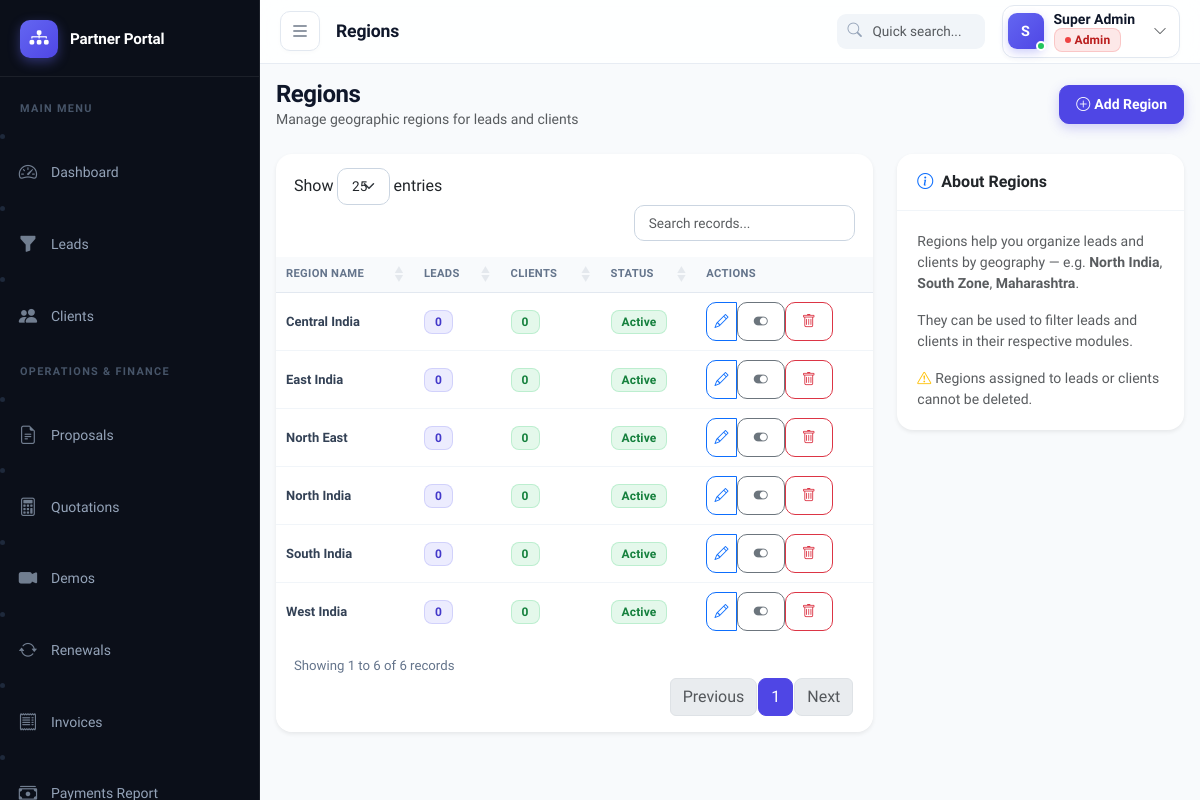
The app's page /modules/regions/index.php (signed in) with its own data.
### tables this page shows
CREATE TABLE IF NOT EXISTS regions (
    id INT PRIMARY KEY AUTO_INCREMENT,
    name VARCHAR(100) NOT NULL,
    code VARCHAR(20),
    status ENUM('active', 'inactive') DEFAULT 'active'
);

### modules/regions/index.php (the view, shortened to what this page needs)
<?php
$db = getDB();
$regions = $db->query("SELECT r.*,
    (SELECT COUNT(*) FROM leads WHERE region_id=r.id) as lead_count,
    (SELECT COUNT(*) FROM clients WHERE region_id=r.id) as client_count
    FROM regions r ORDER BY r.name")->fetchAll();
include __DIR__ . '/../../includes/header.php';
?>
<div class="page-header d-flex justify-content-between align-items-center mb-4">
  <div><h4 class="mb-0">Regions</h4><p class="text-muted small mb-0">Manage geographic regions for leads and clients</p></div>
  <button class="btn btn-primary" data-bs-toggle="modal" data-bs-target="#regionModal">
    <i class="bi bi-plus-circle me-1"></i>Add Region
  </button>
</div>
<div class="row">
  <div class="col-xl-8">
    <div class="card border-0 shadow-sm">
      <div class="card-body p-0">
        <div class="table-responsive">
          <table class="table table-hover mb-0 datatable">
          <thead class="table-light">
            <tr><th>Region Name</th><th>Leads</th><th>Clients</th><th>Status</th><th>Actions</th></tr>
          </thead>
          <tbody>
            <?php foreach ($regions as $r): ?>
            <tr>
              <td class="fw-semibold"><?= htmlspecialchars($r['name']) ?></td>
              <td><span class="badge bg-primary"><?= $r['lead_count'] ?></span></td>
              <td><span class="badge bg-success"><?= $r['client_count'] ?></span></td>
              <td>
                <?php if ($r['status'] === 'active'): ?>
                  <span class="badge bg-success">Active</span>
                <?php else: ?>
                  <span class="badge bg-secondary">Inactive</span>
                <?php endif; ?>
              </td>
              <td>
                <div class="btn-group btn-group-sm">
                  <button class="btn btn-outline-primary"
                          onclick="editRegion(<?= $r['id'] ?>, '<?= htmlspecialchars(addslashes($r['name'])) ?>', '<?= $r['status'] ?>')"
                          title="Edit">
                    <i class="bi bi-pencil"></i>
                  </button>
                  <form method="POST" class="d-inline" onsubmit="return confirm('Toggle status of this region?')">
                    <button type="submit" class="btn btn-outline-secondary" title="Toggle Status"><i class="bi bi-toggle-on"></i></button>
                  </form>
                  <?php if ($r['lead_count'] == 0 && $r['client_count'] == 0): ?>
                  <form method="POST" class="d-inline" onsubmit="return confirm('Delete this region?')">
                    <button type="submit" class="btn btn-outline-danger" title="Delete"><i class="bi bi-trash"></i></button>
                  </form>
                  <?php endif; ?>
                </div>
              </td>
            </tr>
            <?php endforeach; ?>
          </tbody>
        </table>
        </div>
      </div>
    </div>
  </div>
  <div class="col-xl-4">
    <div class="card border-0 shadow-sm">
      <div class="card-header bg-white fw-semibold py-3"><i class="bi bi-info-circle me-2 text-primary"></i>About Regions</div>
      <div class="card-body small text-muted">
        <p>Regions help you organize leads and clients by geography — e.g. <strong>North India</strong>, <strong>South Zone</strong>, <strong>Maharashtra</strong>.</p>
        <p>They can be used to filter leads and clients in their respective modules.</p>
        <p class="mb-0"><i class="bi bi-exclamation-triangle text-warning me-1"></i>Regions assigned to leads or clients cannot be deleted.</p>
      </div>
    </div>
  </div>
</div>
<?php include __DIR__ . '/../../includes/footer.php'; ?>

### assets/css/style.css (style rules this page uses)
:root { --font-primary: 'Plus Jakarta Sans', 'Inter', system-ui, -apple-system, sans-serif; --sidebar-width: 260px; --sidebar-collapsed: 72px; --navbar-height: 64px; --primary: #4f46e5; --primary-hover: #4338ca; --primary-light: #6366f1; --primary-subtle: rgba(99, 102, 241, 0.1); --sidebar-bg: #0b0f19; --sidebar-border: rgba(255, 255, 255, 0.07); --sidebar-hover: rgba(255, 255, 255, 0.06); --sidebar-active-bg: linear-gradient(90deg, rgba(99, 102, 241, 0.18) 0%, rgba(99, 102, 241, 0.03) 100%); --sidebar-active-border: #818cf8; --sidebar-text: #94a3b8; --sidebar-text-active: #ffffff; --body-bg: #f8fafc; --card-shadow: 0 10px 30px -10px rgba(0, 0, 0, 0.05), 0 4px 6px -2px rgba(0, 0, 0, 0.02); --card-shadow-hover: 0 20px 35px -10px rgba(0, 0, 0, 0.09), 0 8px 12px -4px rgba(0, 0, 0, 0.04); }
body { background-color: var(--body-bg); font-family: var(--font-primary); color: #1e293b; overflow-x: hidden; -webkit-font-smoothing: antialiased; }
h1, h2, h3, h4, h5, h6, .h1, .h2, .h3, .h4, .h5, .h6 { font-family: var(--font-primary); font-weight: 700; color: #0f172a; letter-spacing: -0.02em; }
.card { border: 1px solid rgba(226, 232, 240, 0.8); border-radius: 16px; box-shadow: var(--card-shadow); transition: all 0.25s cubic-bezier(0.4, 0, 0.2, 1); background: #ffffff; overflow: hidden; }
.card-header { background-color: #ffffff; border-bottom: 1px solid #f1f5f9; padding: 16px 20px; border-top-left-radius: 16px !important; border-top-right-radius: 16px !important; }
.card-body { padding: 20px; }
.table-responsive { border-radius: inherit; overflow-x: auto !important; -webkit-overflow-scrolling: touch; width: 100% !important; max-width: 100% !important; display: block; }
.card-body.p-0 { overflow-x: auto !important; -webkit-overflow-scrolling: touch; border-bottom-left-radius: inherit; border-bottom-right-radius: inherit; max-width: 100%; }
.table { margin-bottom: 0; width: 100%; border-collapse: separate; border-spacing: 0; }
.table thead th { font-size: 0.75rem; font-weight: 700; text-transform: uppercase; letter-spacing: 0.05em; color: #64748b; background-color: #f8fafc; border-bottom: 1px solid #e2e8f0; white-space: nowrap; padding: 12px 14px; }
.table tbody td { padding: 12px 14px; vertical-align: middle; border-bottom: 1px solid #f1f5f9; color: #334155; font-size: 0.85rem; }
.table tbody tr { transition: background-color 0.15s ease; }
.table tbody tr:last-child td { border-bottom: none; }
.badge { font-weight: 600; font-size: 0.75rem; padding: 5px 10px; border-radius: 8px; letter-spacing: 0.01em; display: inline-flex; align-items: center; gap: 4px; }
.badge-dot { width: 6px; height: 6px; border-radius: 50%; display: inline-block; }
.bg-success, .badge-soft-success { background-color: rgba(34, 197, 94, 0.12) !important; color: #15803d !important; border: 1px solid rgba(34, 197, 94, 0.2); }
.bg-danger, .badge-soft-danger { background-color: rgba(239, 68, 68, 0.12) !important; color: #b91c1c !important; border: 1px solid rgba(239, 68, 68, 0.2); }
.bg-primary, .badge-soft-primary { background-color: rgba(99, 102, 241, 0.12) !important; color: #4338ca !important; border: 1px solid rgba(99, 102, 241, 0.2); }
.btn { font-family: var(--font-primary); font-weight: 600; border-radius: 10px; padding: 8px 16px; transition: all 0.2s cubic-bezier(0.4, 0, 0.2, 1); font-size: 0.875rem; }
.btn-primary { background-color: var(--primary); border-color: var(--primary); box-shadow: 0 4px 12px rgba(79, 70, 229, 0.25); }
@media (max-width: 1366px) { .table thead th { padding: 10px 12px; font-size: 0.72rem; } }
@media (max-width: 1366px) { .table tbody td { padding: 10px 12px; font-size: 0.83rem; } }
@media (max-width: 1366px) { .btn-group-sm > .btn, .btn-sm { padding: 0.25rem 0.45rem; } }
@media (max-width: 1200px) { .table thead th { padding: 9px 10px; font-size: 0.7rem; letter-spacing: 0.03em; } }
@media (max-width: 1200px) { .table tbody td { padding: 9px 10px; font-size: 0.81rem; } }

### records on screen
regions: name "Central India", lead_count "0", client_count "0", status "Active"
regions: name "East India", lead_count "0", client_count "0", status "Active"
regions: name "North East", lead_count "0", client_count "0", status "Active"
regions: name "North India", lead_count "0", client_count "0", status "Active"
regions: name "South India", lead_count "0", client_count "0", status "Active"
regions: name "West India", lead_count "0", client_count "0", status "Active"

### other values on screen
$pageTitle "Regions"
substr($currentUser['name'], 0, 1) "S"
$currentUser['name'] "Super Admin"
$sidebarBrandName "Partner Portal"
$section['title'] "MAIN MENU"
$item['label'] "Dashboard"
$item['label'] "Leads"
$item['label'] "Clients"
$section['title'] "OPERATIONS & FINANCE"
$item['label'] "Proposals"
$item['label'] "Quotations"
$item['label'] "Demos"
$item['label'] "Renewals"
$item['label'] "Invoices"
$item['label'] "Payments Report"
